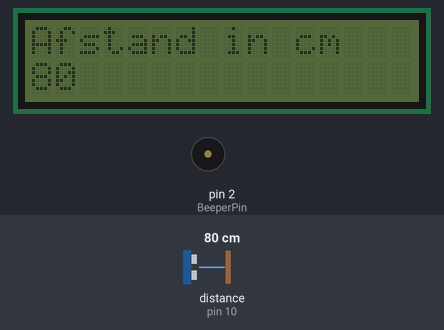
A sketch run on a simulated Arduino Uno, built with avr-gcc and run on an emulated ATmega328P. Parts: 16×2 character LCD, buzzer (waves = sounding). Inputs (shaded band) come from the test bench; at power-on: distance to the obstacle (sensor on pin 10) 80 cm. The echo pulse lasts 58.3 µs per cm.

Above: at 3.2 s.
3.3 s: distance to the obstacle (sensor on pin 10) set to 17 cm
At 4.4 s:
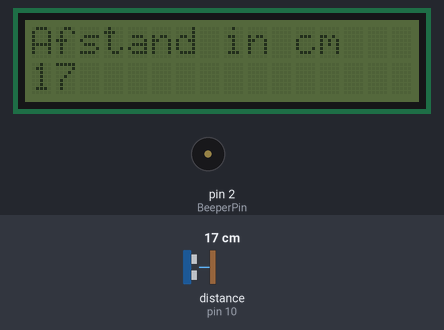
5.2 s: distance to the obstacle (sensor on pin 10) set to 13 cm
At 7.8 s:
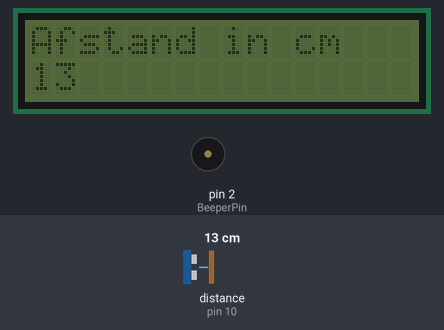
7.9 s: distance to the obstacle (sensor on pin 10) set to 120 cm
At 8.9 s:
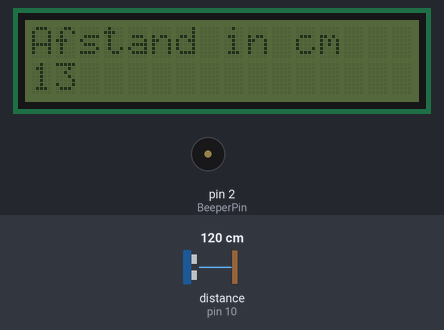
Timing chart, 0 to 10.9 s (numbered marks = the images above; inputs shaded):
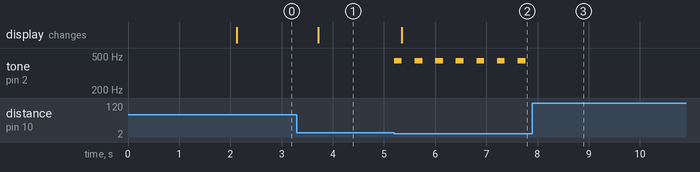

The sketch:

5_Ultrasoon_parkeeralarm.ino
```cpp
// Declaraties voor de ultrasoon sensor
#include <NewPing.h>
#define TRIGGER_PIN  9                   // Arduino pin tied to trigger pin on the ultrasonic sensor.
#define ECHO_PIN     10                  // Arduino pin tied to echo pin on the ultrasonic sensor.
#define MAX_DISTANCE 100                 // Maximum distance in cm. Maximum distance is 400-500 cm.
NewPing sonar(TRIGGER_PIN, ECHO_PIN, MAX_DISTANCE);
const int Measure_Period = 50;          // Update measurement every 100 msec.
unsigned long time_to_Measure = 0;
int afstand = 0;

// Declaraties voor de beeper
#include <NewTone.h>
int BeeperPin                 =  2;     // the number of the Beeper pin
int BeeperState              = LOW;     // BeeperState used to set the Beeper
long BeeperOnTime            = 150;     // milliseconds of on-time
long BeeperOffTime           = 250;     // milliseconds of off-time
unsigned long BeeperLasttime = 0;

// Declaraties voor het I2C display
#include <Wire.h>
#include <LiquidCrystal_PCF8574.h>
LiquidCrystal_PCF8574 MyDisplay(0x27);  // Set the MyDisplay I2C address
const int Display_Period = 500; // Update display every 500 msec
unsigned long time_to_Display = 0;

void setup() {
  Serial.begin(9600);
  MyDisplay.begin(16, 2);
  MyDisplay.print("Ultrasoon");
  delay(2000);
  MyDisplay.setCursor(0, 0);
  MyDisplay.print("Afstand in cm   ");
}

void loop() {
  Ultrasoon_Meting();   // Every 50 msec
  Update_LCD_Display(); // Every 100 msec
  Beeper();
}

void Ultrasoon_Meting() {
  if ((millis() - time_to_Measure) > Measure_Period)  {
    afstand = sonar.ping() / 29 / 2; // Send ping, get ping time, convert microseconds (uS) to cm.
    time_to_Measure = millis();
  }
}

void Beeper() {
  if (BeeperState == HIGH && (millis() - BeeperLasttime) > BeeperOnTime)  {
    BeeperState = LOW;  // Turn it off
    noNewTone(BeeperPin);
    BeeperLasttime = millis();
  }
  if (afstand < 15 && afstand > 0 && BeeperState == LOW && (millis() - BeeperLasttime) > BeeperOffTime)  {
    BeeperState = HIGH;  // Turn it on
    NewTone(BeeperPin, 440);
    BeeperLasttime = millis();
  }
}

void Update_LCD_Display() {
  if ((millis() - time_to_Display) > Display_Period) {
    MyDisplay.setCursor(0, 0);
    MyDisplay.print("Afstand in cm");
    if (afstand > 0) {
      MyDisplay.setCursor(0, 1);
      MyDisplay.print("                ");
      MyDisplay.setCursor(0, 1);
      MyDisplay.print(afstand);
    }
    time_to_Display = millis();
  }
}
```

Measured:
- the behaviour switches between 15 and 14 cm on distance to the obstacle (sensor on pin 10) (found by bisection; images 1 and 2)
- after the input at 3.3 s, the display: changes after 0.42 s (image 1)
- after the input at 5.2 s, tone on pin 2 (BeeperPin): alternates 440 Hz for 0.15 s and silent for 0.25 s, starting at once; the display: changes after 0.15 s (image 2)
- after the input at 7.9 s, tone on pin 2 (BeeperPin): stops changing and stays silent
